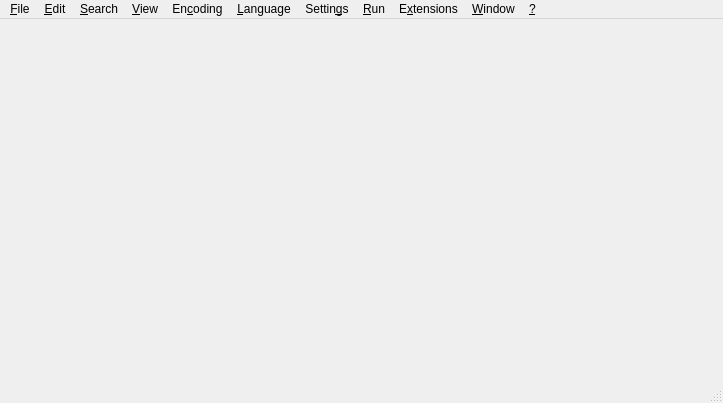
<?xml version="1.0" encoding="UTF-8"?>
<ui version="4.0">
 <class>MainWindow</class>
 <widget class="QMainWindow" name="MainWindow">
  <property name="geometry">
   <rect>
    <x>0</x>
    <y>0</y>
    <width>723</width>
    <height>403</height>
   </rect>
  </property>
  <property name="windowTitle">
   <string>Notepadqq</string>
  </property>
  <property name="windowIcon">
   <iconset resource="resources.qrc">
    <normaloff>:/icons/notepadqq/scalable/notepadqq.svg</normaloff>:/icons/notepadqq/scalable/notepadqq.svg</iconset>
  </property>
  <property name="documentMode">
   <bool>true</bool>
  </property>
  <property name="unifiedTitleAndToolBarOnMac">
   <bool>true</bool>
  </property>
  <widget class="QWidget" name="centralWidget">
   <layout class="QVBoxLayout" name="verticalLayout">
    <property name="leftMargin">
     <number>0</number>
    </property>
    <property name="topMargin">
     <number>0</number>
    </property>
    <property name="rightMargin">
     <number>0</number>
    </property>
    <property name="bottomMargin">
     <number>0</number>
    </property>
   </layout>
  </widget>
  <widget class="QMenuBar" name="menuBar">
   <property name="geometry">
    <rect>
     <x>0</x>
     <y>0</y>
     <width>723</width>
     <height>23</height>
    </rect>
   </property>
   <widget class="QMenu" name="menu_File">
    <property name="title">
     <string>&amp;File</string>
    </property>
    <widget class="QMenu" name="menuRecent_Files">
     <property name="title">
      <string>Recent Files</string>
     </property>
    </widget>
    <addaction name="actionNew"/>
    <addaction name="actionOpen"/>
    <addaction name="actionOpen_Folder"/>
    <addaction name="actionReload_from_Disk"/>
    <addaction name="actionSave"/>
    <addaction name="actionSave_as"/>
    <addaction name="actionSave_a_Copy_As"/>
    <addaction name="actionSave_All"/>
    <addaction name="actionRename"/>
    <addaction name="actionClose"/>
    <addaction name="actionClose_All"/>
    <addaction name="actionClose_All_BUT_Current_Document"/>
    <addaction name="separator"/>
    <addaction name="actionLoad_Session"/>
    <addaction name="actionSave_Session"/>
    <addaction name="separator"/>
    <addaction name="actionPrint"/>
    <addaction name="actionPrint_Now"/>
    <addaction name="menuRecent_Files"/>
    <addaction name="separator"/>
    <addaction name="actionExit"/>
   </widget>
   <widget class="QMenu" name="menu_Edit">
    <property name="title">
     <string>&amp;Edit</string>
    </property>
    <widget class="QMenu" name="menuEOL_Conversion">
     <property name="title">
      <string>&amp;End of line</string>
     </property>
     <addaction name="actionWindows_Format"/>
     <addaction name="actionUNIX_Format"/>
     <addaction name="actionMac_Format"/>
    </widget>
    <widget class="QMenu" name="menuCopy_to_Clipboard">
     <property name="title">
      <string>C&amp;opy to Clipboard</string>
     </property>
     <addaction name="actionCurrent_Full_File_Path_to_Clipboard"/>
     <addaction name="actionCurrent_Filename_to_Clipboard"/>
     <addaction name="actionCurrent_Directory_Path_to_Clipboard"/>
    </widget>
    <widget class="QMenu" name="menuConvert_Case_to">
     <property name="title">
      <string>Co&amp;nvert Case to</string>
     </property>
     <addaction name="actionUPPERCASE"/>
     <addaction name="actionLowercase"/>
    </widget>
    <widget class="QMenu" name="menuIndentation">
     <property name="title">
      <string>&amp;Indentation</string>
     </property>
     <addaction name="actionIndentation_Default_Settings"/>
     <addaction name="actionIndentation_Custom"/>
     <addaction name="separator"/>
     <addaction name="actionToggle_Smart_Indent"/>
    </widget>
    <widget class="QMenu" name="menuLine_Operations">
     <property name="title">
      <string>&amp;Line Operations</string>
     </property>
     <addaction name="actionDuplicate_Line"/>
     <addaction name="actionDelete_Line"/>
     <addaction name="actionMove_Line_Up"/>
     <addaction name="actionMove_Line_Down"/>
    </widget>
    <widget class="QMenu" name="menuBlank_Operations">
     <property name="title">
      <string>&amp;Blank Operations</string>
     </property>
     <addaction name="actionTrim_Trailing_Space"/>
     <addaction name="actionTrim_Leading_Space"/>
     <addaction name="actionTrim_Leading_and_Trailing_Space"/>
     <addaction name="actionEOL_to_Space"/>
     <addaction name="separator"/>
     <addaction name="actionTAB_to_Space"/>
     <addaction name="actionSpace_to_TAB_All"/>
     <addaction name="actionSpace_to_TAB_Leading"/>
    </widget>
    <addaction name="actionUndo"/>
    <addaction name="actionRedo"/>
    <addaction name="separator"/>
    <addaction name="actionCut"/>
    <addaction name="actionCopy"/>
    <addaction name="actionPaste"/>
    <addaction name="actionDelete"/>
    <addaction name="actionSelect_All"/>
    <addaction name="separator"/>
    <addaction name="menuCopy_to_Clipboard"/>
    <addaction name="menuConvert_Case_to"/>
    <addaction name="menuLine_Operations"/>
    <addaction name="menuEOL_Conversion"/>
    <addaction name="menuBlank_Operations"/>
    <addaction name="menuIndentation"/>
   </widget>
   <widget class="QMenu" name="menu_Search">
    <property name="title">
     <string>&amp;Search</string>
    </property>
    <addaction name="actionSearch"/>
    <addaction name="actionFind_in_Files"/>
    <addaction name="actionFind_Next"/>
    <addaction name="actionFind_Previous"/>
    <addaction name="separator"/>
    <addaction name="actionReplace"/>
    <addaction name="separator"/>
    <addaction name="actionGo_to_Line"/>
   </widget>
   <widget class="QMenu" name="menu_View">
    <property name="title">
     <string>&amp;View</string>
    </property>
    <widget class="QMenu" name="menuShow_Symbol">
     <property name="title">
      <string>&amp;Show Symbol</string>
     </property>
     <addaction name="actionShow_Tabs"/>
     <addaction name="actionShow_Spaces"/>
     <addaction name="actionShow_End_of_Line"/>
     <addaction name="actionShow_All_Characters"/>
     <addaction name="separator"/>
     <addaction name="actionShow_Indent_Guide"/>
     <addaction name="actionShow_Wrap_Symbol"/>
    </widget>
    <widget class="QMenu" name="menuZoom">
     <property name="title">
      <string>&amp;Zoom</string>
     </property>
     <addaction name="actionZoom_In"/>
     <addaction name="actionZoom_Out"/>
     <addaction name="actionRestore_Default_Zoom"/>
    </widget>
    <widget class="QMenu" name="menuMove_Clone_Current_Document">
     <property name="title">
      <string>&amp;Move/Clone Current Document</string>
     </property>
     <addaction name="actionMove_to_Other_View"/>
     <addaction name="actionClone_to_Other_View"/>
     <addaction name="actionMove_to_New_Window"/>
     <addaction name="actionOpen_in_New_Window"/>
    </widget>
    <addaction name="separator"/>
    <addaction name="menuShow_Symbol"/>
    <addaction name="menuZoom"/>
    <addaction name="menuMove_Clone_Current_Document"/>
    <addaction name="actionWord_wrap"/>
    <addaction name="separator"/>
    <addaction name="separator"/>
    <addaction name="actionFull_Screen"/>
   </widget>
   <widget class="QMenu" name="menu_Encoding">
    <property name="title">
     <string>En&amp;coding</string>
    </property>
    <addaction name="actionInterpret_as_UTF_8"/>
    <addaction name="actionInterpret_as_UTF_8_without_BOM"/>
    <addaction name="actionInterpret_as_UTF_16BE_UCS_2_Big_Endian"/>
    <addaction name="actionInterpret_as_UTF_16LE_UCS_2_Little_Endian"/>
    <addaction name="actionInterpret_As"/>
    <addaction name="separator"/>
    <addaction name="actionReload_File_Interpreted_As"/>
    <addaction name="separator"/>
    <addaction name="actionUTF_8"/>
    <addaction name="actionUTF_8_without_BOM"/>
    <addaction name="actionUTF_16BE"/>
    <addaction name="actionUTF_16LE"/>
    <addaction name="actionConvert_to"/>
   </widget>
   <widget class="QMenu" name="menu_Language">
    <property name="title">
     <string>&amp;Language</string>
    </property>
    <addaction name="actionPlain_text"/>
    <addaction name="separator"/>
   </widget>
   <widget class="QMenu" name="menu_Settings">
    <property name="title">
     <string>Settin&amp;gs</string>
    </property>
    <addaction name="actionPreferences"/>
    <addaction name="separator"/>
    <addaction name="actionShow_Menubar"/>
    <addaction name="actionShow_Toolbar"/>
   </widget>
   <widget class="QMenu" name="menu_Help">
    <property name="title">
     <string>&amp;?</string>
    </property>
    <addaction name="actionAbout_Qt"/>
    <addaction name="actionAbout_Notepadqq"/>
   </widget>
   <widget class="QMenu" name="menu_Run">
    <property name="title">
     <string>&amp;Run</string>
    </property>
    <addaction name="actionRun"/>
    <addaction name="separator"/>
   </widget>
   <widget class="QMenu" name="menu_Window">
    <property name="title">
     <string>&amp;Window</string>
    </property>
    <addaction name="actionOpen_a_New_Window"/>
   </widget>
   <widget class="QMenu" name="menu_Extensions">
    <property name="title">
     <string>E&amp;xtensions</string>
    </property>
    <addaction name="actionInstall_Extension"/>
    <addaction name="separator"/>
   </widget>
   <addaction name="menu_File"/>
   <addaction name="menu_Edit"/>
   <addaction name="menu_Search"/>
   <addaction name="menu_View"/>
   <addaction name="menu_Encoding"/>
   <addaction name="menu_Language"/>
   <addaction name="menu_Settings"/>
   <addaction name="menu_Run"/>
   <addaction name="menu_Extensions"/>
   <addaction name="menu_Window"/>
   <addaction name="menu_Help"/>
  </widget>
  <widget class="QStatusBar" name="statusBar"/>
  <action name="actionOpen">
   <property name="text">
    <string>&amp;Open...</string>
   </property>
   <property name="shortcut">
    <string>Ctrl+O</string>
   </property>
  </action>
  <action name="actionNew">
   <property name="text">
    <string>&amp;New</string>
   </property>
   <property name="shortcut">
    <string>Ctrl+N</string>
   </property>
  </action>
  <action name="actionReload_from_Disk">
   <property name="text">
    <string>&amp;Reload from Disk</string>
   </property>
  </action>
  <action name="actionSave">
   <property name="text">
    <string>&amp;Save</string>
   </property>
   <property name="shortcut">
    <string>Ctrl+S</string>
   </property>
  </action>
  <action name="actionSave_as">
   <property name="text">
    <string>Save &amp;As...</string>
   </property>
   <property name="toolTip">
    <string>Save As...</string>
   </property>
   <property name="shortcut">
    <string>Ctrl+Alt+S</string>
   </property>
  </action>
  <action name="actionSave_a_Copy_As">
   <property name="text">
    <string>Sa&amp;ve a Copy As...</string>
   </property>
  </action>
  <action name="actionSave_All">
   <property name="text">
    <string>Sav&amp;e All</string>
   </property>
   <property name="shortcut">
    <string>Ctrl+Shift+S</string>
   </property>
  </action>
  <action name="actionRename">
   <property name="text">
    <string>Rena&amp;me...</string>
   </property>
  </action>
  <action name="actionClose">
   <property name="text">
    <string>&amp;Close</string>
   </property>
   <property name="shortcut">
    <string>Ctrl+W</string>
   </property>
  </action>
  <action name="actionClose_All">
   <property name="text">
    <string>C&amp;lose All</string>
   </property>
  </action>
  <action name="actionClose_All_BUT_Current_Document">
   <property name="text">
    <string>Close All &amp;BUT Current Document</string>
   </property>
  </action>
  <action name="actionLoad_Session">
   <property name="text">
    <string>Load Session...</string>
   </property>
  </action>
  <action name="actionSave_Session">
   <property name="text">
    <string>Save Session...</string>
   </property>
  </action>
  <action name="actionPrint">
   <property name="enabled">
    <bool>true</bool>
   </property>
   <property name="text">
    <string>&amp;Print...</string>
   </property>
   <property name="shortcut">
    <string>Ctrl+P</string>
   </property>
   <property name="visible">
    <bool>true</bool>
   </property>
  </action>
  <action name="actionPrint_Now">
   <property name="enabled">
    <bool>false</bool>
   </property>
   <property name="text">
    <string>Pr&amp;int Now</string>
   </property>
   <property name="visible">
    <bool>false</bool>
   </property>
  </action>
  <action name="actionOpen_All_Recent_Files">
   <property name="text">
    <string>Open All Recent Files</string>
   </property>
  </action>
  <action name="actionEmpty_Recent_Files_List">
   <property name="text">
    <string>Empty Recent Files List</string>
   </property>
  </action>
  <action name="actionExit">
   <property name="text">
    <string>E&amp;xit</string>
   </property>
   <property name="shortcut">
    <string>Alt+F4</string>
   </property>
  </action>
  <action name="actionUndo">
   <property name="text">
    <string>&amp;Undo</string>
   </property>
   <property name="shortcut">
    <string>Ctrl+Z</string>
   </property>
  </action>
  <action name="actionRedo">
   <property name="text">
    <string>&amp;Redo</string>
   </property>
   <property name="shortcut">
    <string>Ctrl+Y</string>
   </property>
  </action>
  <action name="actionCut">
   <property name="text">
    <string>Cu&amp;t</string>
   </property>
   <property name="shortcut">
    <string>Ctrl+X</string>
   </property>
  </action>
  <action name="actionCopy">
   <property name="text">
    <string>&amp;Copy</string>
   </property>
   <property name="shortcut">
    <string>Ctrl+C</string>
   </property>
  </action>
  <action name="actionPaste">
   <property name="text">
    <string>&amp;Paste</string>
   </property>
   <property name="shortcut">
    <string>Ctrl+V</string>
   </property>
  </action>
  <action name="actionDelete">
   <property name="text">
    <string>&amp;Delete</string>
   </property>
   <property name="shortcut">
    <string>Del</string>
   </property>
  </action>
  <action name="actionSelect_All">
   <property name="text">
    <string>Select &amp;All</string>
   </property>
   <property name="shortcut">
    <string>Ctrl+A</string>
   </property>
  </action>
  <action name="actionAbout_Notepadqq">
   <property name="text">
    <string>About &amp;Notepadqq...</string>
   </property>
   <property name="shortcut">
    <string>F1</string>
   </property>
  </action>
  <action name="actionAbout_Qt">
   <property name="text">
    <string>&amp;About Qt...</string>
   </property>
  </action>
  <action name="actionWindows_Format">
   <property name="checkable">
    <bool>true</bool>
   </property>
   <property name="text">
    <string>&amp;Windows Format</string>
   </property>
  </action>
  <action name="actionUNIX_Format">
   <property name="checkable">
    <bool>true</bool>
   </property>
   <property name="checked">
    <bool>true</bool>
   </property>
   <property name="text">
    <string>&amp;UNIX / OS X Format</string>
   </property>
  </action>
  <action name="actionMac_Format">
   <property name="checkable">
    <bool>true</bool>
   </property>
   <property name="text">
    <string>&amp;Old Mac Format</string>
   </property>
  </action>
  <action name="actionShow_End_of_Line">
   <property name="checkable">
    <bool>true</bool>
   </property>
   <property name="text">
    <string>Show &amp;End of Line</string>
   </property>
  </action>
  <action name="actionShow_Tabs">
   <property name="checkable">
    <bool>true</bool>
   </property>
   <property name="text">
    <string>&amp;Show Tabs</string>
   </property>
  </action>
  <action name="actionShow_All_Characters">
   <property name="checkable">
    <bool>true</bool>
   </property>
   <property name="text">
    <string>Show All &amp;Characters</string>
   </property>
  </action>
  <action name="actionShow_Indent_Guide">
   <property name="checkable">
    <bool>true</bool>
   </property>
   <property name="checked">
    <bool>true</bool>
   </property>
   <property name="text">
    <string>Show &amp;Indent Guide</string>
   </property>
  </action>
  <action name="actionShow_Wrap_Symbol">
   <property name="checkable">
    <bool>true</bool>
   </property>
   <property name="text">
    <string>Show &amp;Wrap Symbol</string>
   </property>
  </action>
  <action name="actionWord_wrap">
   <property name="checkable">
    <bool>true</bool>
   </property>
   <property name="text">
    <string>&amp;Word wrap</string>
   </property>
  </action>
  <action name="actionCurrent_Full_File_Path_to_Clipboard">
   <property name="text">
    <string>&amp;Copy Full Path to Clipboard</string>
   </property>
  </action>
  <action name="actionCurrent_Filename_to_Clipboard">
   <property name="text">
    <string>Copy &amp;Filename to Clipboard</string>
   </property>
  </action>
  <action name="actionCurrent_Directory_Path_to_Clipboard">
   <property name="text">
    <string>Copy &amp;Directory to Clipboard</string>
   </property>
  </action>
  <action name="actionZoom_In">
   <property name="text">
    <string>Zoom &amp;In</string>
   </property>
   <property name="shortcut">
    <string>Ctrl++</string>
   </property>
  </action>
  <action name="actionZoom_Out">
   <property name="text">
    <string>Zoom &amp;Out</string>
   </property>
   <property name="shortcut">
    <string>Ctrl+-</string>
   </property>
  </action>
  <action name="actionRestore_Default_Zoom">
   <property name="text">
    <string>&amp;Restore Default Zoom</string>
   </property>
   <property name="shortcut">
    <string>Ctrl+0</string>
   </property>
  </action>
  <action name="actionMove_to_Other_View">
   <property name="text">
    <string>&amp;Move to Other View</string>
   </property>
  </action>
  <action name="actionClone_to_Other_View">
   <property name="text">
    <string>&amp;Clone to Other View</string>
   </property>
  </action>
  <action name="actionMove_to_New_Window">
   <property name="text">
    <string>Move to a &amp;New Window</string>
   </property>
  </action>
  <action name="actionOpen_in_New_Window">
   <property name="text">
    <string>&amp;Open in a New Window</string>
   </property>
  </action>
  <action name="action_Start_Recording">
   <property name="text">
    <string>&amp;Start Recording</string>
   </property>
   <property name="visible">
    <bool>false</bool>
   </property>
  </action>
  <action name="action_Stop_Recording">
   <property name="enabled">
    <bool>false</bool>
   </property>
   <property name="text">
    <string>&amp;Stop Recording</string>
   </property>
   <property name="visible">
    <bool>false</bool>
   </property>
  </action>
  <action name="action_Playback">
   <property name="enabled">
    <bool>false</bool>
   </property>
   <property name="text">
    <string>&amp;Playback</string>
   </property>
   <property name="visible">
    <bool>false</bool>
   </property>
  </action>
  <action name="actionSave_Currently_Recorded_Macro">
   <property name="enabled">
    <bool>false</bool>
   </property>
   <property name="text">
    <string>Save Currently Recorded Macro</string>
   </property>
   <property name="visible">
    <bool>false</bool>
   </property>
  </action>
  <action name="actionRun_a_Macro_Multiple_Times">
   <property name="text">
    <string>Run a Macro Multiple Times...</string>
   </property>
   <property name="visible">
    <bool>false</bool>
   </property>
  </action>
  <action name="actionTrim_Trailing_and_save">
   <property name="text">
    <string>Trim Trailing and save</string>
   </property>
  </action>
  <action name="actionModify_Shortcut_Delete_Macro">
   <property name="text">
    <string>Modify Shortcut/Delete Macro...</string>
   </property>
  </action>
  <action name="actionUPPERCASE">
   <property name="text">
    <string>&amp;UPPERCASE</string>
   </property>
   <property name="shortcut">
    <string>Ctrl+Shift+U</string>
   </property>
  </action>
  <action name="actionLowercase">
   <property name="text">
    <string>&amp;lowercase</string>
   </property>
   <property name="shortcut">
    <string>Ctrl+U</string>
   </property>
  </action>
  <action name="actionUTF_8">
   <property name="text">
    <string>&amp;Convert to UTF-8</string>
   </property>
  </action>
  <action name="actionUTF_16BE">
   <property name="text">
    <string>Convert to UTF-&amp;16BE (UCS-2 Big Endian)</string>
   </property>
  </action>
  <action name="actionUTF_16LE">
   <property name="text">
    <string>Convert to UTF-16LE (UCS-&amp;2 Little Endian)</string>
   </property>
  </action>
  <action name="actionUTF_8_without_BOM">
   <property name="text">
    <string>Convert to &amp;UTF-8 without BOM</string>
   </property>
  </action>
  <action name="actionRun">
   <property name="text">
    <string>&amp;Run...</string>
   </property>
  </action>
  <action name="actionLaunch_in_Firefox">
   <property name="text">
    <string>Launch in Firefox</string>
   </property>
  </action>
  <action name="actionLaunch_in_Chromium">
   <property name="text">
    <string>Launch in Chromium</string>
   </property>
  </action>
  <action name="actionGet_php_help">
   <property name="text">
    <string>Get PHP help</string>
   </property>
  </action>
  <action name="actionGoogle_Search">
   <property name="text">
    <string>Google Search</string>
   </property>
  </action>
  <action name="actionWikipedia_Search">
   <property name="text">
    <string>Wikipedia Search</string>
   </property>
  </action>
  <action name="actionOpen_file">
   <property name="text">
    <string>Open file(s)</string>
   </property>
  </action>
  <action name="actionOpen_in_another_window">
   <property name="text">
    <string>Open file(s) in a new window</string>
   </property>
  </action>
  <action name="actionModify_Shortcut_Delete_Command">
   <property name="text">
    <string>Modify Shortcut / Delete Command...</string>
   </property>
  </action>
  <action name="actionPreferences">
   <property name="text">
    <string>&amp;Preferences...</string>
   </property>
  </action>
  <action name="actionSearch">
   <property name="text">
    <string>&amp;Find...</string>
   </property>
   <property name="shortcut">
    <string>Ctrl+F</string>
   </property>
  </action>
  <action name="actionFind_Next">
   <property name="text">
    <string>Find &amp;Next</string>
   </property>
   <property name="shortcut">
    <string>F3</string>
   </property>
  </action>
  <action name="actionFind_Previous">
   <property name="text">
    <string>Find &amp;Previous</string>
   </property>
   <property name="shortcut">
    <string>Shift+F3</string>
   </property>
  </action>
  <action name="actionPlain_text">
   <property name="text">
    <string>&amp;Plain text</string>
   </property>
  </action>
  <action name="actionReplace">
   <property name="text">
    <string>&amp;Replace...</string>
   </property>
   <property name="shortcut">
    <string>Ctrl+H</string>
   </property>
  </action>
  <action name="actionReload_File_Interpreted_As">
   <property name="text">
    <string>&amp;Reload file interpreted as...</string>
   </property>
  </action>
  <action name="actionConvert_to">
   <property name="text">
    <string>C&amp;onvert to...</string>
   </property>
  </action>
  <action name="actionInterpret_as_UTF_16BE_UCS_2_Big_Endian">
   <property name="text">
    <string>Interpret as UTF-16BE (UCS-2 &amp;Big Endian)</string>
   </property>
  </action>
  <action name="actionInterpret_as_UTF_8_without_BOM">
   <property name="text">
    <string>Interpret as UTF-&amp;8 without BOM</string>
   </property>
  </action>
  <action name="actionInterpret_as_UTF_8">
   <property name="text">
    <string>&amp;Interpret as UTF-8</string>
   </property>
  </action>
  <action name="actionInterpret_as_UTF_16LE_UCS_2_Little_Endian">
   <property name="text">
    <string>Interpret as UTF-16LE (UCS-2 &amp;Little Endian)</string>
   </property>
  </action>
  <action name="actionIndentation_Default_Settings">
   <property name="checkable">
    <bool>true</bool>
   </property>
   <property name="checked">
    <bool>true</bool>
   </property>
   <property name="text">
    <string>&amp;Default settings</string>
   </property>
  </action>
  <action name="actionIndentation_Custom">
   <property name="checkable">
    <bool>true</bool>
   </property>
   <property name="text">
    <string>&amp;Custom...</string>
   </property>
  </action>
  <action name="actionInterpret_As">
   <property name="text">
    <string>I&amp;nterpret as...</string>
   </property>
  </action>
  <action name="actionLaunch_in_Chrome">
   <property name="text">
    <string>Launch in Chrome</string>
   </property>
  </action>
  <action name="actionOpen_a_New_Window">
   <property name="text">
    <string>&amp;Open a New Window</string>
   </property>
  </action>
  <action name="actionFind_in_Files">
   <property name="text">
    <string>&amp;Advanced Search</string>
   </property>
   <property name="shortcut">
    <string>Ctrl+Shift+F</string>
   </property>
  </action>
  <action name="actionDelete_Line">
   <property name="text">
    <string>Delete &amp;Current Line</string>
   </property>
   <property name="toolTip">
    <string>Delete the current line</string>
   </property>
   <property name="shortcut">
    <string>Ctrl+L</string>
   </property>
  </action>
  <action name="actionDuplicate_Line">
   <property name="text">
    <string>&amp;Duplicate Current Line</string>
   </property>
   <property name="toolTip">
    <string>Duplicate the current line</string>
   </property>
   <property name="shortcut">
    <string>Ctrl+D</string>
   </property>
  </action>
  <action name="actionMove_Line_Up">
   <property name="text">
    <string>&amp;Move Line Up</string>
   </property>
   <property name="toolTip">
    <string>Move the current line up</string>
   </property>
   <property name="shortcut">
    <string>Ctrl+Shift+Up</string>
   </property>
  </action>
  <action name="actionMove_Line_Down">
   <property name="text">
    <string>Move &amp;Line Down</string>
   </property>
   <property name="toolTip">
    <string>Move the current line down</string>
   </property>
   <property name="shortcut">
    <string>Ctrl+Shift+Down</string>
   </property>
  </action>
  <action name="actionTrim_Trailing_Space">
   <property name="text">
    <string>&amp;Trim Trailing Space</string>
   </property>
   <property name="toolTip">
    <string>Trim Trailing Space</string>
   </property>
  </action>
  <action name="actionTrim_Leading_Space">
   <property name="text">
    <string>Trim &amp;Leading Space</string>
   </property>
   <property name="toolTip">
    <string>Trim Leading Space</string>
   </property>
  </action>
  <action name="actionTrim_Leading_and_Trailing_Space">
   <property name="text">
    <string>T&amp;rim Leading and Trailing Space</string>
   </property>
  </action>
  <action name="actionEOL_to_Space">
   <property name="text">
    <string>&amp;EOL to Space</string>
   </property>
  </action>
  <action name="actionTAB_to_Space">
   <property name="text">
    <string>TA&amp;B to Space</string>
   </property>
  </action>
  <action name="actionSpace_to_TAB_All">
   <property name="text">
    <string>&amp;Space to TAB (All)</string>
   </property>
  </action>
  <action name="actionSpace_to_TAB_Leading">
   <property name="text">
    <string>S&amp;pace to TAB (Leading)</string>
   </property>
  </action>
  <action name="actionOpen_Folder">
   <property name="text">
    <string>Open &amp;Folder...</string>
   </property>
  </action>
  <action name="actionGo_to_Line">
   <property name="text">
    <string>&amp;Go to line...</string>
   </property>
   <property name="shortcut">
    <string>Ctrl+G</string>
   </property>
  </action>
  <action name="actionInstall_Extension">
   <property name="text">
    <string>&amp;Install Extension...</string>
   </property>
  </action>
  <action name="actionFull_Screen">
   <property name="checkable">
    <bool>true</bool>
   </property>
   <property name="text">
    <string>&amp;Full Screen</string>
   </property>
   <property name="shortcut">
    <string>F11</string>
   </property>
  </action>
  <action name="actionShow_Spaces">
   <property name="checkable">
    <bool>true</bool>
   </property>
   <property name="text">
    <string>S&amp;how Spaces</string>
   </property>
   <property name="toolTip">
    <string>Show Spaces</string>
   </property>
  </action>
  <action name="actionToggle_Smart_Indent">
   <property name="checkable">
    <bool>true</bool>
   </property>
   <property name="checked">
    <bool>true</bool>
   </property>
   <property name="text">
    <string>&amp;Enable Smart Indent</string>
   </property>
  </action>
  <action name="actionShow_Menubar">
   <property name="checkable">
    <bool>true</bool>
   </property>
   <property name="text">
    <string>&amp;Show Menubar</string>
   </property>
   <property name="shortcut">
    <string>Ctrl+M</string>
   </property>
  </action>
  <action name="actionShow_Toolbar">
   <property name="checkable">
    <bool>true</bool>
   </property>
   <property name="text">
    <string>S&amp;how Toolbar</string>
   </property>
  </action>
 </widget>
 <layoutdefault spacing="6" margin="11"/>
 <resources>
  <include location="resources.qrc"/>
 </resources>
 <connections/>
</ui>
